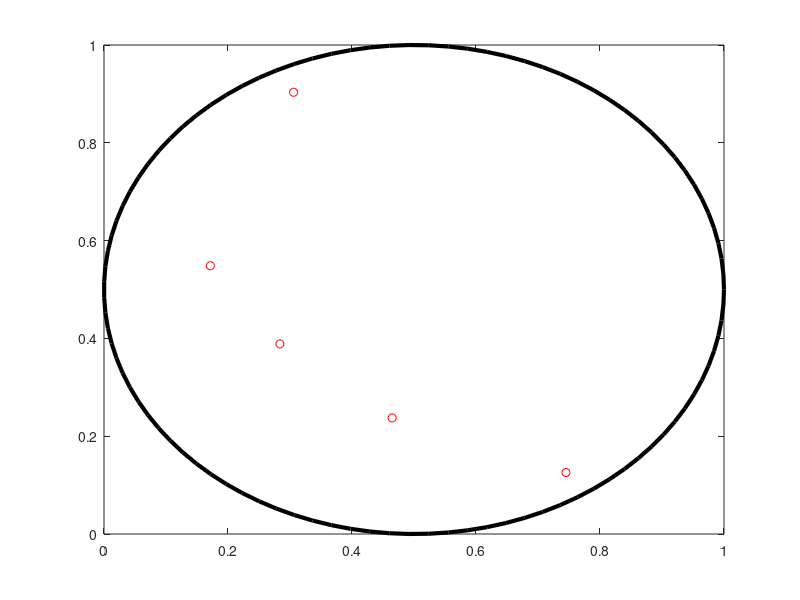

Write the MATLAB code that produced this figure.
%Suppose you stand with  blindfolded and thraw pebbles in a square region drawn in the sand
%inside the square lies a circle with center at the center of the square and radius 1/2
%suppose that you thraw M pebbles towards the square and when you are finished you unfold your eyes
%you count all the pebbles that lie inside the square let us say N and the pebbles that lie inside the circle
%let us say O. An approximation of π=3.14159... can be given by the formula (O/N)*4
%Let the player choose how many pebbles he will throw
number_of_pebbles  = input('Enter the number of pebbles to thrown: ');
%we assume that the above input are the pebbles N of the first paragraph
x = rand(1,number_of_pebbles);y = rand(1,number_of_pebbles);
%let us make a graph
figure;
plot(x,y,'ko','Color','Red');
%plot the circle
hold on;
t=linspace(0,2*pi);
plot(1/2*cos(t)+1/2,1/2*sin(t)+1/2,'LineWidth',3,'Color','Black');
%assign to a variable the distances of the pebbles from the center of the circle 
distances = sqrt((x-1/2).^2 + (y-1/2).^2);
%find the number of the pebbles which lie inside the circle
nopitc = sum ( distances < 1/2);
%apply the formula
pi_app = (nopitc/number_of_pebbles)*4;
%absolute error
abs_error = abs(pi - pi_app);
%print the results
display(sprintf('The number of pebbles thrown in the square is %2d.\nThe number of pebbles found inside the circle divided by the total number of pebbles is: %2f\nThe absolute approximation error is: %2f\nThe pi as we computed it from this process: %2f',number_of_pebbles,nopitc/number_of_pebbles,abs_error,pi_app))
